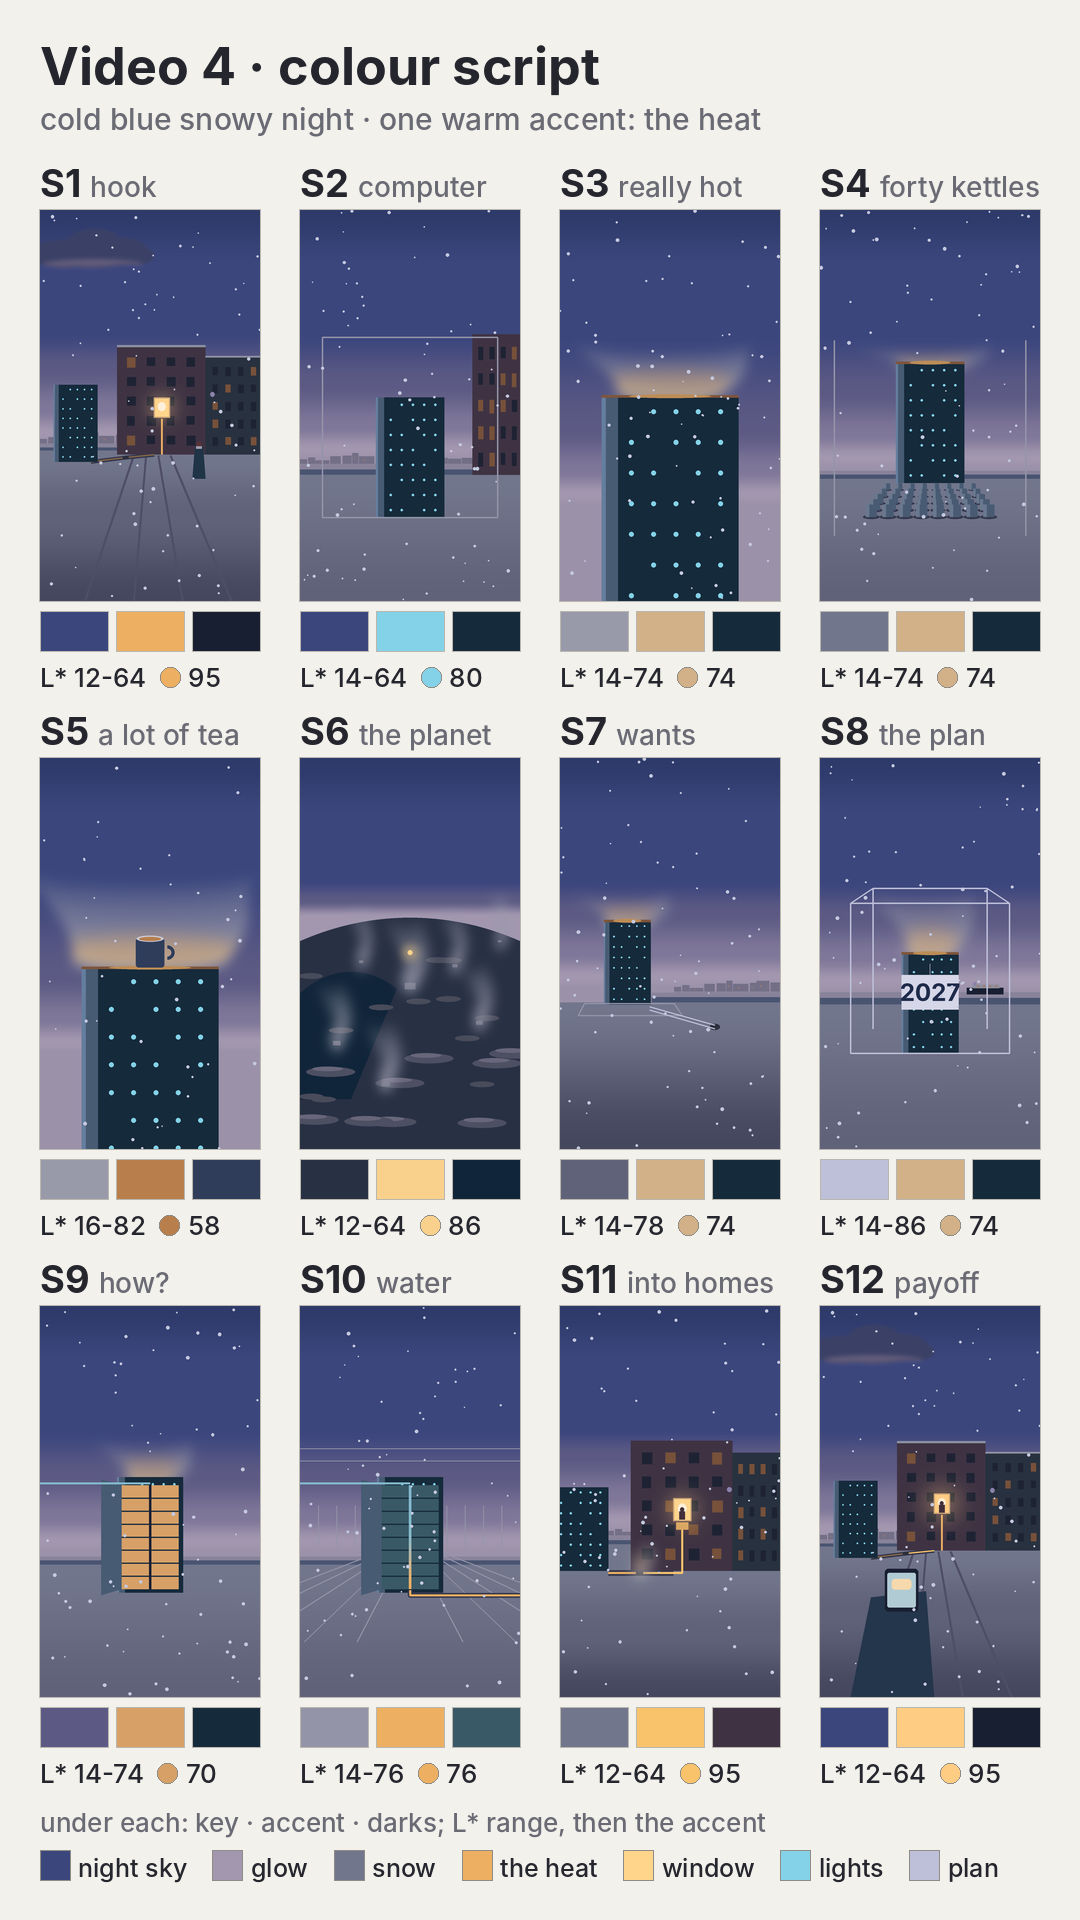

Reproduce this figure in Python.
"""Video 4's colour script strip (W1): 12 columns, one per shot, readable on a phone.

    python3 -I docs/v4/world/colour_script.py        # from video/; writes docs/v4/world/colour_script.png

Each column: the beat's name, a small value-and-colour thumbnail of its frame (planning shapes only, never a render),
three swatches under it (the key field, the accent, the darks) and its L* range. The colours come from
palette_v4.json beside this file (the world bible's palette, section 3). Rows: S1-S4, S5-S8, S9-S12.
Stdlib + numpy + Pillow; deterministic.
"""
import json
import math
import os

import numpy as np
from PIL import Image, ImageDraw, ImageFilter, ImageFont

HERE = os.path.dirname(os.path.abspath(__file__))
PAL = {r['role']: r['hex'] for r in json.load(open(os.path.join(HERE, 'palette_v4.json')))['roles']}
W, H = 1080, 1920              # the film's frame (thumbnails are drawn at this size, then reduced)
PAGE, INK, MUTED = '#F3F1EC', '#24252D', '#6A6A74'
FONT_B = '/usr/share/fonts/opentype/inter/Inter-Bold.otf'
FONT_R = '/usr/share/fonts/opentype/inter/Inter-Medium.otf'


def font(path, size):
    try:
        return ImageFont.truetype(path, size)
    except OSError:
        return ImageFont.truetype('/usr/share/fonts/truetype/dejavu/DejaVuSans-Bold.ttf', size)


def rgb(hx):
    hx = hx.lstrip('#')
    return tuple(int(hx[i:i + 2], 16) for i in (0, 2, 4))


def lab(hx):
    c = np.array(rgb(hx)) / 255.0
    c = np.where(c <= 0.04045, c / 12.92, ((c + 0.055) / 1.055) ** 2.4)
    m = np.array([[0.4124564, 0.3575761, 0.1804375], [0.2126729, 0.7151522, 0.0721750], [0.0193339, 0.1191920, 0.9503041]])
    xyz = m @ c / np.array([0.95047, 1.0, 1.08883])
    f = np.where(xyz > (6 / 29) ** 3, np.cbrt(xyz), xyz / (3 * (6 / 29) ** 2) + 4 / 29)
    return np.array([116 * f[1] - 16, 500 * (f[0] - f[1]), 200 * (f[1] - f[2])])


def from_lab(v):
    L, a, b = v
    fy = (L + 16) / 116
    fx, fz = fy + a / 500, fy - b / 200
    fi = lambda t: t ** 3 if t > 6 / 29 else 3 * (6 / 29) ** 2 * (t - 4 / 29)
    xyz = np.array([fi(fx), fi(fy), fi(fz)]) * np.array([0.95047, 1.0, 1.08883])
    mi = np.linalg.inv(np.array([[0.4124564, 0.3575761, 0.1804375], [0.2126729, 0.7151522, 0.0721750],
                                 [0.0193339, 0.1191920, 0.9503041]]))
    c = np.clip(mi @ xyz, 0, 1)
    c = np.where(c <= 0.0031308, 12.92 * c, 1.055 * c ** (1 / 2.4) - 0.055)
    return tuple(int(round(x * 255)) for x in c)


def vgrad(im, y0, y1, stops, x0=0, x1=W):
    """Fill rows y0..y1 with a vertical gradient through (y, hex) stops, mixed in Lab."""
    dr = ImageDraw.Draw(im)
    ys = [s[0] for s in stops]
    labs = [lab(s[1]) for s in stops]
    for y in range(max(0, y0), min(H, y1)):
        if y <= ys[0]:
            c = labs[0]
        elif y >= ys[-1]:
            c = labs[-1]
        else:
            i = max(j for j in range(len(ys) - 1) if ys[j] <= y)
            t = (y - ys[i]) / max(1, ys[i + 1] - ys[i])
            t = t * t * (3 - 2 * t)
            c = labs[i] * (1 - t) + labs[i + 1] * t
        dr.line([(max(0, x0), y), (min(W, x1) - 1, y)], fill=from_lab(c))


SKY = [(0, PAL['sky.zenith']), (290, PAL['sky.band']), (600, PAL['sky.band']), (780, PAL['sky.low']),
       (980, '#7F7799'), (1095, PAL['sky.glow']), (1150, PAL['air'])]
SNOW = [(1200, PAL['snow.far']), (1500, PAL['snow.mid']), (1920, PAL['snow.near'])]


def sky(im, shift=0, low=None):
    stops = [(y + (shift if y > 600 else 0), c) for y, c in SKY]
    vgrad(im, 0, low or H, stops)


def blob(d, box, fill):
    d.ellipse(box, fill=rgb(fill))


def cloud(im, x0, y0, x1, y1):
    """The hero snow cloud: a few overlapping ellipses on a size ladder, its underside lit by the city glow."""
    lay = Image.new('L', (W, H), 0)
    dd = ImageDraw.Draw(lay)
    w, h = x1 - x0, y1 - y0
    for (fx, fy, fw, fh) in [(0.0, 0.35, 0.55, 0.6), (0.3, 0.1, 0.45, 0.75), (0.55, 0.3, 0.4, 0.6),
                             (0.15, 0.5, 0.7, 0.45), (0.72, 0.5, 0.28, 0.4)]:
        dd.ellipse([x0 + fx * w, y0 + fy * h, x0 + (fx + fw) * w, y0 + (fy + fh) * h], fill=255)
    lay = lay.filter(ImageFilter.GaussianBlur(6))
    im.paste(Image.new('RGB', (W, H), rgb(PAL['cloud.body'])), (0, 0), lay)
    lit = Image.new('L', (W, H), 0)
    ImageDraw.Draw(lit).ellipse([x0 + 0.12 * w, y0 + 0.78 * h, x0 + 0.92 * w, y0 + 1.02 * h], fill=200)
    lit = Image.composite(lit, Image.new('L', (W, H), 0), lay).filter(ImageFilter.GaussianBlur(10))
    im.paste(Image.new('RGB', (W, H), rgb(PAL['cloud.lit'])), (0, 0), lit)


def snowfall(d, seed, n=70, y0=0, y1=H):
    r = np.random.default_rng(seed)
    for _ in range(n):
        x, y = r.uniform(0, W), r.uniform(y0, y1)
        s = r.uniform(3, 9)
        if 290 <= y <= 600:
            s = min(s, 5)
        d.ellipse([x - s, y - s, x + s, y + s], fill=(196, 200, 222))


def panes(d, x0, y0, x1, y1, seed, lit_share=0.35, lit=None):
    r = np.random.default_rng(seed)
    cols, rows = 4, 5
    cw, rh = (x1 - x0) / cols, (y1 - y0) / rows
    for i in range(cols):
        for j in range(rows):
            wx, wy = x0 + i * cw + cw * 0.28, y0 + j * rh + rh * 0.25
            ww, wh = cw * r.uniform(0.38, 0.46), rh * r.uniform(0.42, 0.52)
            c = PAL['pane.lit'] if (lit is None and r.uniform() < lit_share) else PAL['pane.dark']
            d.rectangle([wx, wy, wx + ww, wy + wh], fill=rgb(c))


def far_city(d, x0, x1, top=1090, base=1152, seed=3):
    r = np.random.default_rng(seed)
    x = x0
    while x < x1:
        w = r.uniform(30, 80)
        h = r.uniform(18, 60)
        d.rectangle([x, base - h, x + w, base], fill=rgb(PAL['far.city']))
        if r.uniform() < 0.6:
            d.rectangle([x + w * 0.3, base - h * 0.6, x + w * 0.42, base - h * 0.5], fill=rgb(PAL['far.lit']))
        x += w + r.uniform(0, 10)
    d.rectangle([x0, base - 6, x1, base], fill=rgb(PAL['far.roofs']))


def harbour(d, y0, y1, x0=0, x1=W):
    d.rectangle([x0, y0, x1, y1], fill=rgb(PAL['water.near']))
    d.rectangle([x0, y0, x1, y0 + (y1 - y0) * 0.45], fill=rgb(PAL['water.far']))


def computer(d, x0, y0, x1, y1, lights=PAL['comp.light'], hot=False):
    d.rectangle([x0, y0, x1, y1], fill=rgb(PAL['comp.front']))
    side = max(6, (x1 - x0) * 0.12)
    d.rectangle([x0, y0, x0 + side, y1], fill=rgb(PAL['comp.side']))
    d.rectangle([x0, y0, x0 + max(2, side * 0.25), y1], fill=rgb(PAL['comp.rim']))
    rows = 8
    for k in range(rows):
        yy = y0 + (y1 - y0) * (k + 0.5) / rows
        for m in range(5):
            xx = x0 + side + (x1 - x0 - side) * (m + 0.6) / 5.4
            s = max(2, (x1 - x0) * 0.018)
            if (k * 7 + m * 3) % 5 != 0:
                d.ellipse([xx - s, yy - s, xx + s, yy + s], fill=rgb(lights))
    if hot:
        d.rectangle([x0, y0 - 6, x1, y0 + 6], fill=rgb(PAL['comp.hot']))
        d.ellipse([x0 + (x1 - x0) * 0.2, y0 - 10, x1 - (x1 - x0) * 0.2, y0 + 8], fill=rgb(PAL['comp.melt']))


def steam(im, cx, y_root, y_top, w_root, w_top, warm=True):
    lay = Image.new('L', (W, H), 0)
    dd = ImageDraw.Draw(lay)
    steps = 26
    for i in range(steps):
        t = i / (steps - 1)
        y = y_root + (y_top - y_root) * t
        w = w_root + (w_top - w_root) * t
        a = int(235 * (1 - t) ** 0.7)
        dd.ellipse([cx - w / 2 + 30 * math.sin(t * 5), y - 60, cx + w / 2 + 30 * math.sin(t * 5), y + 60], fill=a)
    lay = lay.filter(ImageFilter.GaussianBlur(28))
    body = Image.new('RGB', (W, H), rgb(PAL['steam.body']))
    if warm:
        root = Image.new('RGB', (W, H), rgb(PAL['steam.base']))
        g = Image.new('L', (W, H), 0)
        gd = ImageDraw.Draw(g)
        gd.ellipse([cx - w_root * 0.6, y_root - 140, cx + w_root * 0.6, y_root + 40], fill=255)
        g = g.filter(ImageFilter.GaussianBlur(40))
        body = Image.composite(root, body, g)
    im.paste(body, (0, 0), lay)


def window(d, cx, cy, w, h, pane, core):
    d.rectangle([cx - w / 2 - 6, cy - h / 2 - 6, cx + w / 2 + 6, cy + h / 2 + 6], fill=rgb(PAL['win.reveal']))
    d.rectangle([cx - w / 2, cy - h / 2, cx + w / 2, cy + h / 2], fill=rgb(pane))
    d.ellipse([cx - w * 0.28, cy - h * 0.3, cx + w * 0.28, cy + h * 0.2], fill=rgb(core))


def bloom(im, cx, cy, r, hx, k=0.35):
    lay = Image.new('L', (W, H), 0)
    ImageDraw.Draw(lay).ellipse([cx - r, cy - r, cx + r, cy + r], fill=int(255 * k))
    lay = lay.filter(ImageFilter.GaussianBlur(r * 0.5))
    im.paste(Image.new('RGB', (W, H), rgb(hx)), (0, 0), lay)


def line(d, pts, hx, w):
    d.line(pts, fill=rgb(hx), width=int(w), joint='curve')


def home_view(im, d, run='warm', win='W1', resident='street', phone=False, seed=1):
    """The home view under one camera (WORLD_BIBLE 1.0): horizon y 1150; the block 378-812 x 667-1200; the computer
    66-282 x 858-1236; the one window (598, 970); the resident's feet at y 1319."""
    sky(im)
    cloud(im, -60, 70, 560, 290)
    d = ImageDraw.Draw(im)
    far_city(d, 0, 380)
    harbour(d, 1152, 1181, 0, 380)
    d.rectangle([0, 1181, W, 1205], fill=rgb(PAL['snow.far']))
    vgrad(im, 1200, H, SNOW)
    for x in (220, 460, 700, 940):          # tyre tracks into the picture (toward the VP)
        line(d, [(540 + (x - 540) * 0.25, 1205), (x, H)], PAL['snow.shade'], 10)
    d.rectangle([378, 667, 812, 1200], fill=rgb(PAL['block.front']))
    panes(d, 400, 700, 790, 1180, seed)
    d.rectangle([812, 720, W, 1200], fill=rgb(PAL['next.block']))
    panes(d, 830, 750, 1080, 1180, seed + 1)
    d.rectangle([378, 663, 812, 673], fill=rgb(PAL['snow.cap']))
    d.rectangle([812, 716, W, 724], fill=rgb(PAL['snow.cap']))
    if run in ('warm', 'pulse'):
        line(d, [(250, 1236), (420, 1215), (560, 1201)], PAL['melt.wet'], 20)
        line(d, [(250, 1236), (420, 1215)], PAL['melt.sheen'], 7)
        line(d, [(420, 1215), (560, 1201)], PAL['water.gold'] if run == 'pulse' else PAL['melt.sheen'], 7)
        line(d, [(598, 1200), (598, 1025)], PAL['water.warm'], 9)
    d.ellipse([405, 1207, 435, 1223], fill=rgb(PAL['iron']))
    computer(d, 66, 858, 282, 1236)
    if win == 'W0':
        window(d, 598, 970, 68, 88, PAL['win.W0'], PAL['win.W0'])
    else:
        pane, core = {'W1': (PAL['win.W1.pane'], PAL['win.W1.core']),
                      'W4': (PAL['win.W4.pane'], PAL['win.W4.core'])}[win]
        bloom(im, 598, 970, 70 if win == 'W1' else 90, pane, 0.30)
        d = ImageDraw.Draw(im)
        window(d, 598, 970, 68, 88, pane, core)
    if resident == 'street':
        d.ellipse([768, 1138, 792, 1164], fill=rgb(PAL['res.hair']))
        d.polygon([(760, 1162), (800, 1162), (812, 1319), (748, 1319)], fill=rgb(PAL['res.coat']))
        d.rectangle([766, 1160, 794, 1172], fill=rgb(PAL['res.knit']))
    elif resident == 'window':
        d.ellipse([588, 958, 606, 978], fill=rgb(PAL['res.silhouette']))
        d.rectangle([584, 976, 612, 1014], fill=rgb(PAL['res.silhouette']))
    d.ellipse([835, 893, 857, 917], fill=rgb(PAL['pip.lit']))
    if phone:
        d.polygon([(150, H), (250, 1430), (520, 1400), (560, H)], fill=rgb(PAL['glove']))
        d.rounded_rectangle([318, 1290, 482, 1500], 18, fill=rgb(PAL['anchor']))
        d.rounded_rectangle([330, 1310, 470, 1480], 10, fill=rgb(PAL['phone.screen']))
        d.rounded_rectangle([352, 1340, 448, 1392], 16, fill=rgb(PAL['bubble']))
    snowfall(d, seed + 7)
    return d


def shot(n):
    im = Image.new('RGB', (W, H))
    d = ImageDraw.Draw(im)
    if n == 1:
        home_view(im, d, run='warm', win='W1', resident='street', seed=1)
    elif n == 2:
        sky(im, shift=80)
        far_city(d, 0, W, base=1252)
        harbour(d, 1252, 1300)
        vgrad(im, 1300, H, [(1300, PAL['snow.far']), (1920, PAL['snow.mid'])])
        d.rectangle([846, 610, W, 1300], fill=rgb(PAL['block.front']))
        panes(d, 860, 640, 1080, 1290, 5)
        computer(d, 372, 920, 708, 1510)
        for x in (110, 970):
            line(d, [(x, 625), (x, 1510)], PAL['plan.C'], 7)
        line(d, [(110, 625), (970, 625)], PAL['plan.C'], 7)
        line(d, [(110, 1510), (970, 1510)], PAL['plan.C'], 7)
        snowfall(d, 12)
    elif n == 3:
        sky(im, shift=300)
        steam(im, 540, 900, 640, 520, 900)
        d = ImageDraw.Draw(im)
        computer(d, 204, 915, 876, H + 200, hot=True)
        snowfall(d, 13)
    elif n == 4:
        sky(im, shift=120)
        harbour(d, 1280, 1320)
        vgrad(im, 1320, H, [(1320, PAL['snow.far']), (1920, PAL['snow.mid'])])
        steam(im, 540, 760, 640, 300, 760)
        d = ImageDraw.Draw(im)
        computer(d, 372, 750, 708, 1340, hot=True)
        for x in (70, 1010):
            line(d, [(x, 640), (x, 1600)], PAL['plan.C'], 7)
        for row in range(5):
            y = 1360 + row * 30
            wrow = 480 + row * 45
            for k in range(8):
                x = 540 - wrow / 2 + wrow * (k + 0.5) / 8
                s = 18 + row * 4
                d.ellipse([x - s * 1.2, y + s * 0.5, x + s * 1.2, y + s * 1.1], fill=rgb(PAL['melt.wet']))
                d.rounded_rectangle([x - s * 0.8, y - s, x + s * 0.8, y + s * 0.8], 6, fill=rgb(PAL['kettle.body']))
                d.rectangle([x - s * 0.8, y - s, x - s * 0.3, y + s * 0.8], fill=rgb(PAL['kettle.lit']))
        snowfall(d, 14)
    elif n == 5:
        sky(im, shift=300)
        steam(im, 540, 1000, 560, 760, 1100)
        d = ImageDraw.Draw(im)
        computer(d, 204, 1030, 876, H + 200, hot=True)
        d.rounded_rectangle([470, 885, 610, 1028], 14, fill=rgb(PAL['mug.glaze']))
        d.arc([590, 920, 660, 990], -90, 90, fill=rgb(PAL['mug.glaze']), width=16)
        d.ellipse([474, 872, 606, 902], fill=rgb(PAL['mug.rim']))
        d.ellipse([486, 878, 594, 898], fill=rgb(PAL['tea']))
        snowfall(d, 15, n=40)
    elif n == 6:
        vgrad(im, 0, 1000, [(0, PAL['sky.zenith']), (290, PAL['sky.band']), (600, PAL['sky.band']),
                            (700, PAL['sky.low']), (780, PAL['planet.limb']), (1000, PAL['planet.limb'])])
        d.pieslice([-900, 780, 1980, 3900], 180, 360, fill=rgb(PAL['planet.land']))
        d.arc([-900, 772, 1980, 3900], 196, 344, fill=rgb(PAL['planet.limb']), width=12)
        d.pieslice([-200, 1050, 700, 2300], 180, 300, fill=rgb(PAL['planet.sea']))
        r = np.random.default_rng(6)
        for _ in range(14):
            x, y = r.uniform(0, W), r.uniform(880, 1800)
            d.ellipse([x - 60, y - 14, x + 60, y + 14], fill=rgb(PAL['planet.snowland']))
        for _ in range(9):
            x, y = r.uniform(0, W), r.uniform(1300, 1850)
            d.ellipse([x - 120, y - 24, x + 120, y + 24], fill=rgb(PAL['planet.cloud']))
            d.ellipse([x - 90, y - 26, x + 60, y - 4], fill=rgb(PAL['planet.cloud.lit']))
        for (x, y, s) in [(540, 1120, 26), (300, 1000, 10), (760, 1020, 12), (180, 1400, 18), (880, 1300, 16),
                          (420, 1600, 20), (980, 900, 8)]:
            d.rectangle([x - s, y - s * 0.6, x + s, y + s * 0.6], fill=rgb(PAL['dc.box']))
            steam(im, x, y - s, max(640, y - 260 - s * 4), s * 3, s * 7, warm=False)
            d = ImageDraw.Draw(im)
        bloom(im, 540, 955, 40, PAL['helsinki'], 0.45)
        d = ImageDraw.Draw(im)
        d.ellipse([528, 943, 552, 967], fill=rgb(PAL['helsinki']))
    elif n == 7:
        sky(im, shift=-20)
        far_city(d, 560, W, base=1152)
        harbour(d, 1152, 1200, 450, W)
        vgrad(im, 1200, H, [(1200, PAL['snow.far']), (1920, PAL['snow.near'])])
        steam(im, 330, 800, 640, 220, 520)
        d = ImageDraw.Draw(im)
        computer(d, 215, 800, 445, 1210, hot=True)
        line(d, [(120, 1205), (560, 1205), (600, 1265), (90, 1265), (120, 1205)], PAL['plan.C'], 6)
        d.ellipse([735, 1305, 785, 1335], fill=rgb(PAL['iron']))
        line(d, [(760, 1312), (440, 1222)], PAL['plan.A'], 6)
        line(d, [(760, 1330), (440, 1238)], PAL['plan.A'], 6)
        snowfall(d, 17)
    elif n == 8:
        sky(im, shift=0)
        harbour(d, 1150, 1210)
        d.rectangle([720, 1128, 900, 1160], fill=rgb(PAL['anchor']))
        d.rectangle([750, 1112, 880, 1130], fill=rgb(PAL['ice']))
        for x in (770, 800, 830, 860):
            d.rectangle([x, 1116, x + 10, 1124], fill=rgb(PAL['far.lit']))
        d.ellipse([752, 1100, 768, 1116], fill=rgb(PAL['pip.lit']))
        vgrad(im, 1210, H, [(1210, PAL['snow.far']), (1920, PAL['snow.mid'])])
        steam(im, 540, 960, 640, 240, 520)
        d = ImageDraw.Draw(im)
        computer(d, 400, 959, 680, 1450, hot=True)
        for pts in ([(150, 713), (930, 713)], [(150, 713), (150, 1450)], [(930, 713), (930, 1450)],
                    [(150, 1450), (930, 1450)], [(150, 713), (260, 640)], [(930, 713), (820, 640)],
                    [(260, 640), (820, 640)], [(260, 640), (260, 1330)], [(820, 640), (820, 1330)]):
            line(d, pts, PAL['plan.A'], 7)
        d.rectangle([400, 1065, 680, 1235], fill=rgb(PAL['tag.paper']))
        line(d, [(540, 1065), (540, 1010)], PAL['plan.C'], 4)
        fnt = font(FONT_B, 118)
        d.text((540, 1150), '2027', font=fnt, fill=rgb(PAL['tag.ink']), anchor='mm')
        snowfall(d, 18)
    elif n in (9, 10):
        sky(im, shift=60)
        harbour(d, 1230, 1270)
        vgrad(im, 1270, H, [(1270, PAL['snow.far']), (1920, PAL['snow.mid'])])
        if n == 10:
            for k in range(-5, 6):
                if k == 0:
                    continue
                line(d, [(540, 1150), (540 + k * 260, 1650)], PAL['plan.C'], 5)
                line(d, [(540 + k * 90, 980), (540 + k * 90, 1180)], PAL['plan.C'], 4)
            for y in (700, 760):
                line(d, [(0, y), (W, y)], PAL['plan.C'], 4)
        if n == 9:
            steam(im, 540, 850, 640, 240, 500)
            d = ImageDraw.Draw(im)
        computer(d, 378, 840, 702, 1407)
        inside = PAL['mach.hot'] if n == 9 else PAL['mach.cool']
        d.rectangle([400, 880, 680, 1390], fill=rgb(inside))
        for k in range(1, 8):
            y = 880 + 510 * k / 8
            line(d, [(400, y), (680, y)], PAL['comp.front'], 6)
        d.polygon([(400, 880), (300, 850), (300, 1420), (400, 1390)], fill=rgb(PAL['comp.side']))
        line(d, [(0, 870), (540, 870)], PAL['water.cool'], 10)
        if n == 9:
            line(d, [(540, 880), (540, 1390)], PAL['anchor'], 12)
        else:
            vgrad(im, 880, 1390, [(880, PAL['water.cool']), (1100, PAL['water.cool']), (1390, PAL['water.warm'])],
                  534, 547)
            d = ImageDraw.Draw(im)
            line(d, [(540, 1395), (540, 1420), (W, 1420)], PAL['melt.wet'], 24)
            line(d, [(540, 1395), (540, 1420), (W, 1420)], PAL['water.warm'], 10)
        snowfall(d, 19 + n)
    elif n == 11:
        sky(im, shift=-40)
        far_city(d, 230, 350, base=1132)
        harbour(d, 1132, 1170, 230, 350)
        vgrad(im, 1290, H, [(1290, PAL['snow.far']), (1600, PAL['snow.mid']), (1920, PAL['snow.near'])])
        d.rectangle([0, 1170, W, 1300], fill=rgb(PAL['snow.far']))
        computer(d, -60, 890, 237, 1300)
        d.rectangle([347, 661, 846, 1300], fill=rgb(PAL['block.front']))
        panes(d, 370, 690, 830, 1280, 21)
        d.rectangle([846, 720, W, 1300], fill=rgb(PAL['next.block']))
        panes(d, 860, 750, 1080, 1280, 22)
        line(d, [(237, 1310), (556, 1310)], PAL['melt.wet'], 28)
        line(d, [(237, 1310), (390, 1310)], PAL['water.warm'], 10)
        line(d, [(390, 1310), (600, 1310), (600, 1085)], PAL['water.gold'], 10)
        d.ellipse([372, 1298, 408, 1322], fill=rgb(PAL['iron']))
        steam(im, 390, 1290, 1150, 60, 120)
        d = ImageDraw.Draw(im)
        d.rectangle([570, 1062, 630, 1098], fill=rgb(PAL['radiator.warm']))
        bloom(im, 600, 1000, 80, PAL['win.W1.pane'], 0.30)
        d = ImageDraw.Draw(im)
        window(d, 600, 1000, 78, 101, PAL['win.W1.pane'], PAL['win.W1.core'])
        d.ellipse([589, 988, 609, 1010], fill=rgb(PAL['res.silhouette']))
        d.rectangle([585, 1008, 613, 1048], fill=rgb(PAL['res.silhouette']))
        d.ellipse([819, 889, 843, 913], fill=rgb(PAL['pip.lit']))
        snowfall(d, 23)
    elif n == 12:
        home_view(im, d, run='pulse', win='W4', resident='window', phone=True, seed=1)
    return im


SHOTS = [
    (1, 'S1', 'hook', 'L* 12-64', '95', 'sky.band', 'water.warm', 'anchor'),
    (2, 'S2', 'computer', 'L* 14-64', '80', 'sky.band', 'comp.light', 'comp.front'),
    (3, 'S3', 'really hot', 'L* 14-74', '74', 'steam.body', 'steam.base', 'comp.front'),
    (4, 'S4', 'forty kettles', 'L* 14-74', '74', 'snow.far', 'steam.base', 'comp.front'),
    (5, 'S5', 'a lot of tea', 'L* 16-82', '58', 'steam.body', 'tea', 'mug.glaze'),
    (6, 'S6', 'the planet', 'L* 12-64', '86', 'planet.land', 'helsinki', 'planet.sea'),
    (7, 'S7', 'wants', 'L* 14-78', '74', 'snow.mid', 'steam.base', 'comp.front'),
    (8, 'S8', 'the plan', 'L* 14-86', '74', 'plan.A', 'steam.base', 'comp.front'),
    (9, 'S9', 'how?', 'L* 14-74', '70', 'sky.low', 'mach.hot', 'comp.front'),
    (10, 'S10', 'water', 'L* 14-76', '76', 'plan.C', 'water.warm', 'mach.cool'),
    (11, 'S11', 'into homes', 'L* 12-64', '95', 'snow.far', 'water.gold', 'block.front'),
    (12, 'S12', 'payoff', 'L* 12-64', '95', 'sky.band', 'win.W4.pane', 'anchor'),
]


def main():
    page = Image.new('RGB', (1080, 1920), rgb(PAGE))
    d = ImageDraw.Draw(page)
    d.text((40, 34), 'Video 4 · colour script', font=font(FONT_B, 52), fill=rgb(INK))
    d.text((40, 100), 'cold blue snowy night · one warm accent: the heat', font=font(FONT_R, 30), fill=rgb(MUTED))
    tw, th = 220, 391
    gap = (1080 - 4 * tw) // 5
    lab_f, name_f, num_f = font(FONT_B, 38), font(FONT_R, 28), font(FONT_R, 26)
    top = 160
    row_h = 548
    for i, (n, sid, name, rng, acc, k_role, a_role, d_role) in enumerate(SHOTS):
        r, c = divmod(i, 4)
        x = gap + c * (tw + gap)
        y = top + r * row_h
        d.text((x, y), sid, font=lab_f, fill=rgb(INK))
        sid_w = d.textlength(sid + ' ', font=lab_f)
        d.text((x + sid_w, y + 9), name, font=name_f, fill=rgb(MUTED))
        thumb = shot(n).resize((tw, th), Image.LANCZOS)
        page.paste(thumb, (x, y + 50))
        d.rectangle([x - 1, y + 49, x + tw, y + 50 + th], outline=rgb('#B9B7B0'), width=1)
        sy = y + 50 + th + 10
        sw = (tw - 2 * 8) // 3
        for j, role in enumerate((k_role, a_role, d_role)):
            sx = x + j * (sw + 8)
            d.rectangle([sx, sy, sx + sw, sy + 40], fill=rgb(PAL[role]), outline=rgb('#B9B7B0'))
        d.text((x, sy + 50), rng, font=num_f, fill=rgb(INK))
        aw = d.textlength(rng + '  ', font=num_f)
        d.ellipse([x + aw, sy + 56, x + aw + 20, sy + 76], fill=rgb(PAL[a_role]), outline=rgb('#8F8D86'))
        d.text((x + aw + 28, sy + 50), acc, font=num_f, fill=rgb(INK))
    ly = top + 3 * row_h + 2
    d.text((40, ly), 'under each: key · accent · darks; L* range, then the accent', font=font(FONT_R, 26),
           fill=rgb(MUTED))
    legend = [('night sky', 'sky.band'), ('glow', 'sky.glow'), ('snow', 'snow.far'), ('the heat', 'water.warm'),
              ('window', 'win.W1.pane'), ('lights', 'comp.light'), ('plan', 'plan.A')]
    lx = 40
    lf = font(FONT_R, 25)
    for label, role in legend:
        d.rectangle([lx, ly + 44, lx + 30, ly + 74], fill=rgb(PAL[role]), outline=rgb('#8F8D86'))
        d.text((lx + 38, ly + 46), label, font=lf, fill=rgb(INK))
        lx += 38 + d.textlength(label, font=lf) + 26
    out = os.path.join(HERE, 'colour_script.png')
    page.save(out, optimize=True)
    print('wrote', out)


if __name__ == '__main__':
    main()
